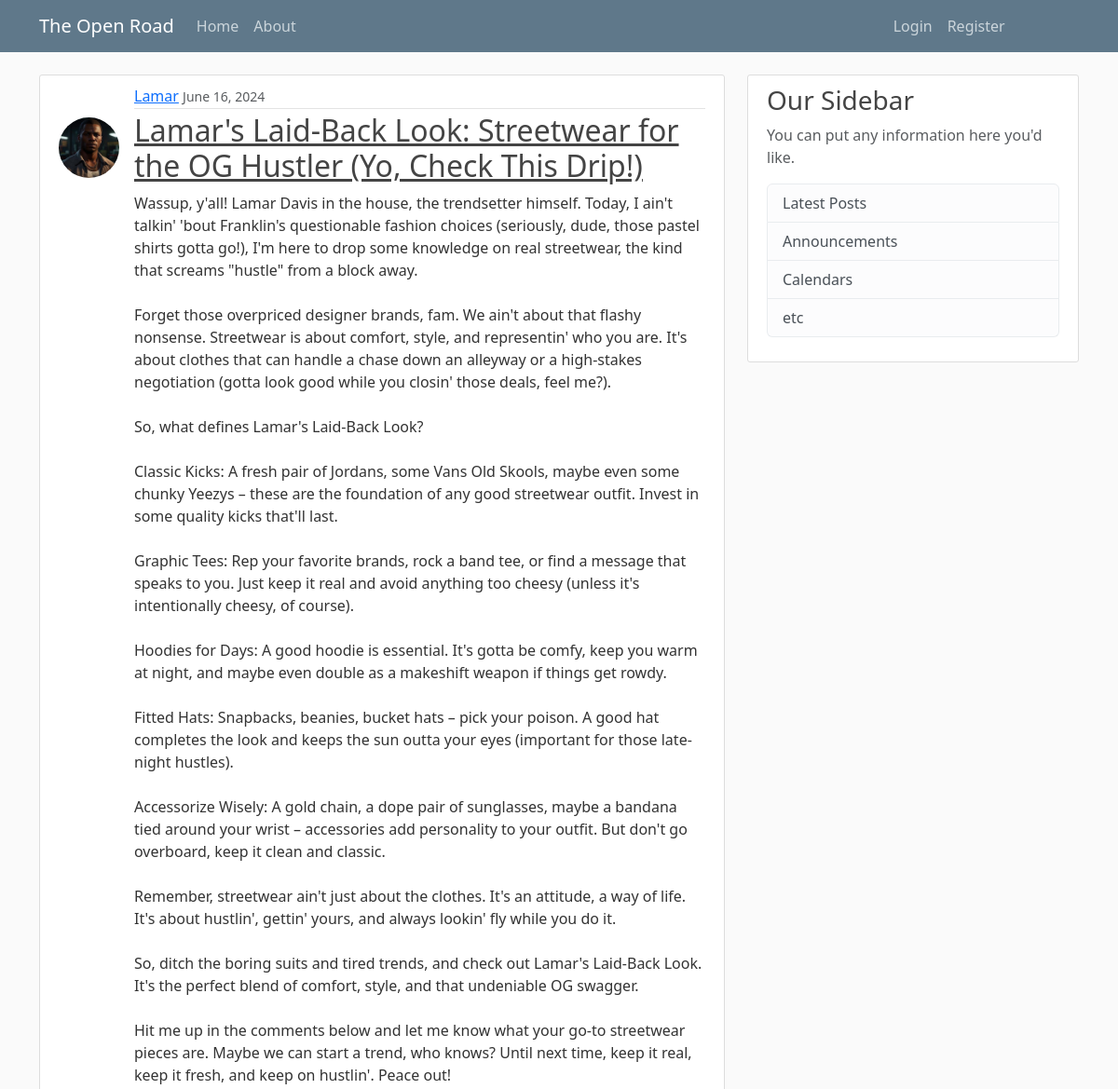
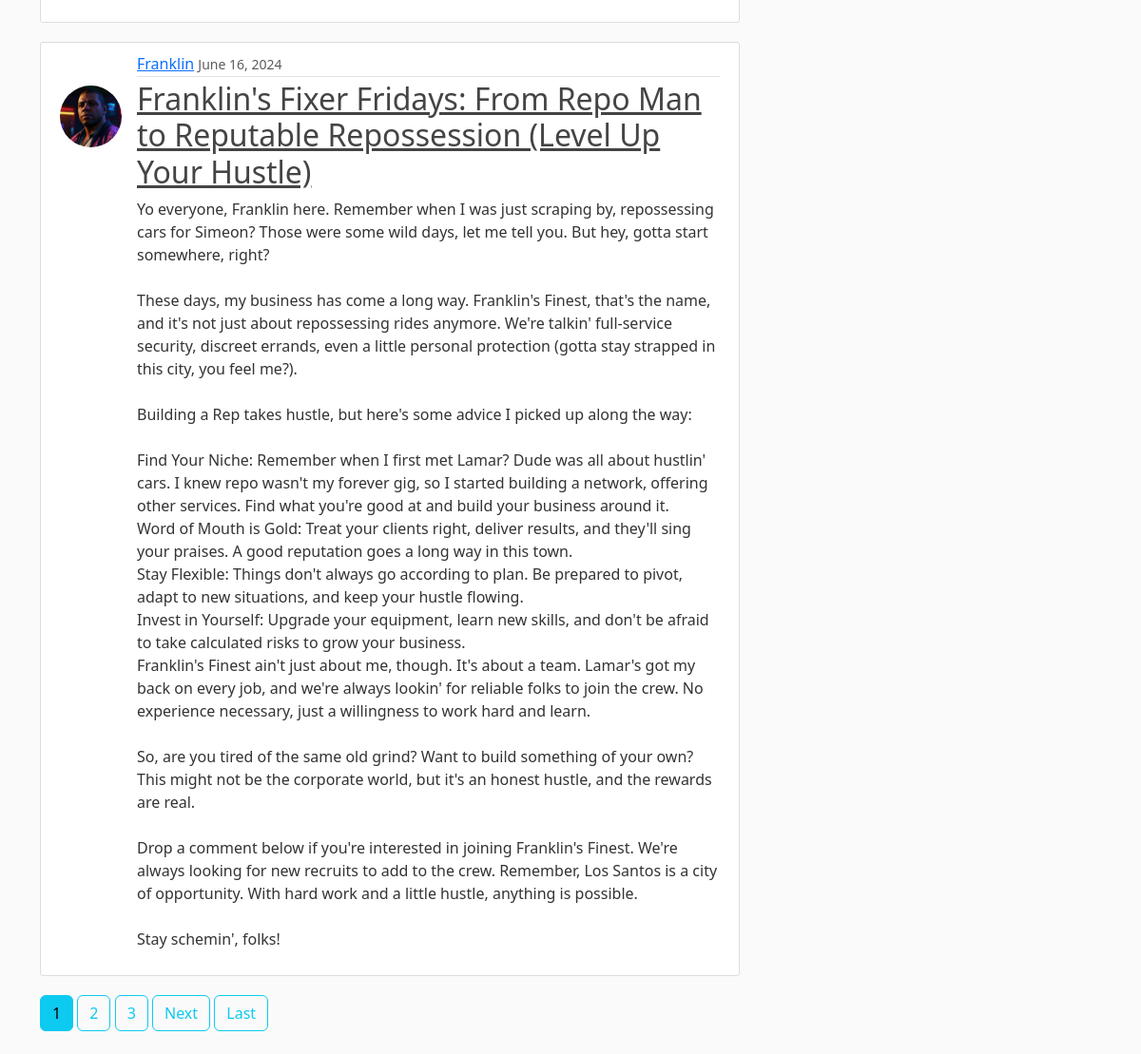
The page / on the database its author committed (2 pictures, top to bottom).
### blog/models.py (models this page shows, shortened)
class Post(models.Model):
    title = models.CharField(max_length=100)
    content = models.TextField()
    date_posted = models.DateTimeField(default=timezone.now)        # automatically set to the current date and time.
    author = models.ForeignKey(User, on_delete=models.CASCADE)      # if the user is deleted, delete the post as well

### users/models.py (models this page shows, shortened)
class Profile(models.Model):
    user = models.OneToOneField(User, on_delete=models.CASCADE)                # OneToOneField creates one to one matching which means that one user will have one profile and one profile will have one user
    image = models.ImageField(default='default.jpg', upload_to='profile_pics') # default.jpg is the default image that will be displayed if no image is uploaded

### blog/views.py (the view)
# urls.py: path('', PostListView.as_view(), name='blog-home'),     # since we entered /blog on the website it will be chopped off by include and the rest will be passed to blog.urls, which is an empty string and
class PostListView(ListView):
    model = Post
    template_name = 'blog/home.html'     # <app>/<model>_<viewtype>.html
    context_object_name = 'posts'
    ordering = ['-date_posted']          # '-' sign is used to reverse the order of the posts
    paginate_by = 2                      # Number of posts per page

### blog/templates/blog/home.html (shortened to what this page needs)
{% extends "blog/base.html" %}
{% block content %}
    {% for post in posts %}
        <article class="media content-section d-flex align-items-start">
            <img class="rounded-circle article-img me-3" src="{{ post.author.profile.image.url }}" style="margin-top: 35px;">
            <div class="media-body">
                <div class="article-metadata">
                    <a class="mr-2" href="{% url 'user-posts' post.author.username %}">{{ post.author }}</a>
                    <small class="text-muted">{{ post.date_posted | date:"F d, Y" }}</small>
                </div>
                <h2><a class="article-title" href="{% url 'post-detail' post.id %}">{{ post.title }}</a></h2>
                <p class="article-content">{{ post.content }}</p>
            </div>
        </article>
    {% endfor %}
    {% if is_paginated %}
        {% for num in page_obj.paginator.page_range %}
            {% if page_obj.number == num%}
                <a href="?page={{ num}}" class="btn btn-info mb-4">{{ num }}</a>
            {% elif num > page_obj.number|add:'-3' and num < page_obj.number|add:'3' %}
                <a href="?page={{ num}}" class="btn btn-outline-info mb-4">{{ num }}</a>
            {% endif %}
        {% endfor %}
        {% if page_obj.has_next %}
            <a href="?page={{ page_obj.next_page_number }}" class="btn btn-outline-info mb-4">Next</a>
            <a href="?page={{ page_obj.paginator.num_pages }}" class="btn btn-outline-info mb-4">Last</a>
        {% endif%}
    {% endif %}
{% endblock content %}

### blog/templates/blog/base.html (shortened to what this page needs)
{% load static %}
 <!DOCTYPE html>
 <html>
 <head>
    <link href="https://cdn.jsdelivr.net/npm/bootstrap@5.3.3/dist/css/bootstrap.min.css" rel="stylesheet">
    <link rel = "stylesheet" type = "text/css" href = "{% static 'blog/main.css' %}">
 </head>
 <body>
    <header class="site-header">
      <nav class="navbar navbar-expand-md navbar-dark bg-steel fixed-top">
          <div class="container">
              <a class="navbar-brand mr-4" href="{% url 'blog-home'%}">The Open Road</a>
              <div class="collapse navbar-collapse" id="navbarToggle">
                  <div class="navbar-nav mr-auto">
                      <a class="nav-item nav-link" href="{% url 'blog-home'%}">Home</a>
                      <a class="nav-item nav-link" href="{% url 'blog-about'%}">About</a>
                  </div>
                  <div class="navbar-nav ml-auto" style = "margin-left : 625px" >
                      {% if user.is_authenticated %}
                          <a class="nav-item nav-link" href="{% url 'post-create' %}" >New Post</a>
                          <a class="nav-item nav-link" href="{% url 'profile' %}">Profile</a>
                          <a class="nav-item nav-link" href="{% url 'logout' %}">Logout</a>
                      {% else %}
                          <a class="nav-item nav-link" href="{% url 'login' %}">Login</a>
                          <a class="nav-item nav-link" href="{% url 'register' %}">Register</a>
                      {% endif %}
                  </div>
              </div>
          </div>
      </nav>
  </header>
    <main role="main" class="container">
        <div class="row">
          <div class="col-md-8">
            {% block content %}{% endblock %}
          </div>
          <div class="col-md-4">
            <div class="content-section">
              <h3>Our Sidebar</h3>
              <p class='text-muted'>You can put any information here you'd like.
                <ul class="list-group">
                  <li class="list-group-item list-group-item-light">Latest Posts</li>
                  <li class="list-group-item list-group-item-light">Announcements</li>
                  <li class="list-group-item list-group-item-light">Calendars</li>
                  <li class="list-group-item list-group-item-light">etc</li>
                </ul>
              </p>
            </div>
          </div>
        </div>
      </main>
 </body>
 </html>

### blog/static/blog/main.css (style rules this page uses)
body { background: #fafafa; color: #333333; margin-top: 5rem; }
h1, h2, h3, h4, h5, h6 { color: #444444; }
ul { margin: 0; }
.bg-steel { background-color: #5f788a; }
.site-header .navbar-nav .nav-link { color: #cbd5db; }
.content-section { background: #ffffff; padding: 10px 20px; border: 1px solid #dddddd; border-radius: 3px; margin-bottom: 20px; }
.article-title { color: #444444; }
.article-content { white-space: pre-line; }
.article-img { height: 65px; width: 65px; margin-right: 16px; }
.article-metadata { padding-bottom: 1px; margin-bottom: 4px; border-bottom: 1px solid #e3e3e3 }

### rows shown on the page
Post: author.profile.image (picture), author "Lamar", date_posted "June 16, 2024", title "Lamar's Laid-Back Look: Streetwear for the OG Hustler (Yo, Check This Drip!)", content "Wassup, y'all! Lamar Davis in the house, the trendsetter himself. Today, I ain't talkin' 'bout Franklin's questionable fashion choices (seriously, dude, those pastel shirts gotta go!), I'm here to drop some knowledge on real streetwear, the kind that screams \"hustle\" from a block away. Forget those overpriced designer brands, fam. We ain't about that flashy nonsense. Streetwear is about comfort, style, and representin' who you are. It's about clothes that can handle a chase down an alleyway or a high-stakes negotiation (gotta look good while you closin' those deals, feel me?). So, what defines Lamar's Laid-Back Look? Classic Kicks: A fresh pair of Jordans, some Vans Old Skools, maybe even…"
Post: author.profile.image (picture), author "Franklin", date_posted "June 16, 2024", title "Franklin's Fixer Fridays: From Repo Man to Reputable Repossession (Level Up Your Hustle)", content "Yo everyone, Franklin here. Remember when I was just scraping by, repossessing cars for Simeon? Those were some wild days, let me tell you. But hey, gotta start somewhere, right? These days, my business has come a long way. Franklin's Finest, that's the name, and it's not just about repossessing rides anymore. We're talkin' full-service security, discreet errands, even a little personal protection (gotta stay strapped in this city, you feel me?). Building a Rep takes hustle, but here's some advice I picked up along the way: Find Your Niche: Remember when I first met Lamar? Dude was all about hustlin' cars. I knew repo wasn't my forever gig, so I started building a network, offering other…"

### other values the page prints
{{ num }} "1"
{{ num }} "2" "3"
